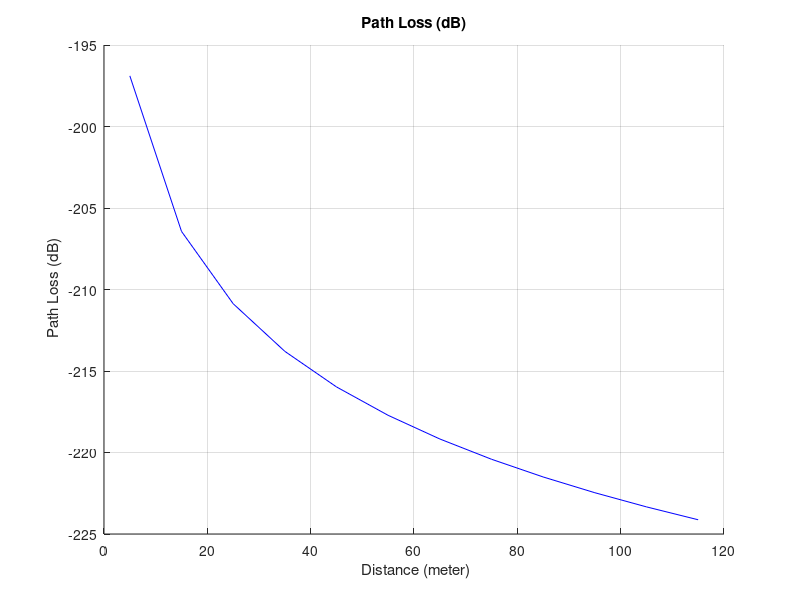

The MATLAB script that drew this image: (Note: this script raises an error after producing the figure.)

%%%%PATH_LOSS
%%Channel_Env=1; %%%LOS Umi-SC
%%%Channel_Env=2;   %%%NLOS uMI-sc
freq=6;
channel_env=1;

if channel_env==1
alpha_1 = 2;
beta_1  = 31.4; %%db
gamma_1 = 2.1 ;  
sigma_1 = 2.9;    %% db
dist_range=5:10:121;
end

if channel_env==2
alpha_1 = 3.5;
beta_1  = 24.4; %%db
gamma_1 = 1.9 ;  
sigma_1 = 8;    %% db
dist_range=19:10:272;
end


path_loss=[];
for num_iter=1:1000
path_loss =[path_loss; (10*alpha_1.*log10(dist_range))+beta_1+(10*gamma_1*log10(freq))+10^(sqrt(sigma_1)*randn(1,1))/(10)];
%%keyboard
end
%%keyboard
figure(2)
hold all
plot(dist_range,-mean(path_loss),'b')
% plot(dist_range,(path_loss(1,:)),'r')
% plot(dist_range,(path_loss(2,:)),'k')

title('Path Loss (dB)');
xlabel(' Distance (meter)');
ylabel(' Path Loss (dB)');
grid on



% rand_gaussian= 10^(sqrt(sigma_1)*randn(1,1))/(10);
% mean(rand_gaussian)
% var(rand_gaussian)
% 
% hist(rand_gaussian)


%%%%CHANNEL_DETERMINATION
%%Channel_Env=1; %%%LOS Umi-SC
clear all

channel_env=1;
freq=2;
dist=50;
H_loop=[];
for k=1:3

 [Hfree,Hfree_mag_db]=free_loss(channel_env,freq,dist)
 keyboard

H_lf=10^(sqrt(sigma_1)*randn(1,1))/(10);

H_sf=(randn(1)+ 1j*randn(1))/sqrt(2);

H=Hfree.*(H_lf*H_sf);
H_loop=[H_loop ;H];

end
plot(abs(mean(H_loop)))

X=randn(5,1);

% Y=H*X;
x=randn(1000,1);
% hist(x)
hist(exp(abs(x)))




%%%%RECEIVED_SIGNAL
x=sqrt(1/2)*([1-1j,1+1j,-1-1j, -1+1j]);
BW=1;
N0=10^(-174/10)*10^(-3)*BW;
received_signal_loop=[];
for k=1:10
%  direct_path_loss_db=-(10*alpha1*log10(d)+beta1+10*gamma1*log10(f));
% direct_path_loss_linear=10^(direct_path_loss_db/10);
% direct_path_gain=sqrt(direct_path_loss_linear);
Hfree_mag_db=-(10*alpha_1.*log10(dist_range)+beta_1+(10*gamma_1*log10(freq)));
Hfree=sqrt(10.^(Hfree_mag_db/10));

H_lf=10^(sqrt(sigma_1)*randn(1,1))/(10);

H_sf=(randn(1)+ 1j*randn(1))/sqrt(2);

H=Hfree.*(H_lf*H_sf);

constellation_pt_selection=x(randi(4));
transmit_power_dbm=23;
transmit_power_watt=10^(transmit_power_dbm/10)*(10^-3);
transmit_signal=constellation_pt_selection*sqrt(transmit_power_watt);
%transmit_signal_after_channel=transmit_signal*direct_path_gain;
transmit_signal_after_channel=transmit_signal*H;
additive_noise=sqrt(N0/2)*(randn(1,1)+1j*randn(1,1));
received_signal=transmit_signal_after_channel+additive_noise;
%%%estimated_signal=received_signal/direct_path_gain
received_signal_loop=[received_signal_loop received_signal];

keyboard
end
